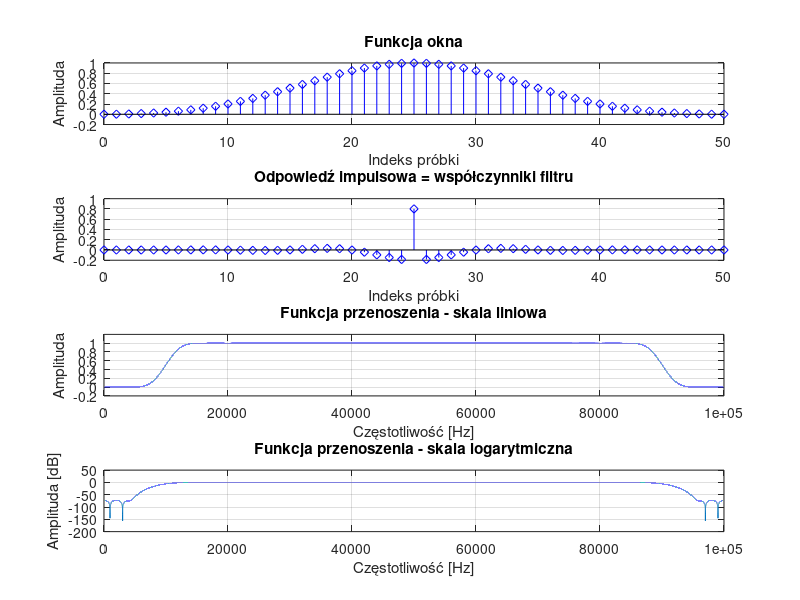

Write the MATLAB code that produced this figure.
% spectral reversal

%clear; clc; close all;

%% Definicja filtru
filterOrder = 50;           % Rząd filtru
cutoffFreq = 0.2;           % Częstotliwość graniczna wyrażona jako ułamek
                            % częstotliwości Nyquista ( 0 - 1.0 )

% Definicja funkcji okna filtru:
% rectwin - okno prostokątne (jak w poprzednich zadaniach)
% blackman
% hamming
% hanning
window = blackman( filterOrder + 1 );
%window = AAA
%% Wykres funkcji okna
sampleIdx = 0:filterOrder;  % Wektor indeksów próbek

figure(1), subplot( 4, 1, 1 ); stem( sampleIdx, window,'bd-'); title( 'Funkcja okna' );
grid on;
xlabel('Indeks próbki');
ylabel('Amplituda');

%% Wyznacznie i wyświetlanie odpowiedzi impulsowej

% Odpowiedź impulsową, czyli współczynniki filtru (!) wyznaczamy z użyciem 
% wbudowanej funkcji fir1. Argumenty:
% * rząd filtru
% * częstotliwość graniczna wyrażona jako ułamek częstotliwości Nyquista
% * typ filtru: 
%     low = dolnoprzepustowy, 
%     high = górnoprzepustowy, 
%     bandpass = pasmowo-przepustowy
%     stop = pasmowo-zaporowy
% * okno filtru
% Dokumentacja: https://uk.mathworks.com/help/signal/ref/fir1.html
impulseResponse = fir1( filterOrder, cutoffFreq, 'high', window );

% Wykres odpowiedzi impulsowej
subplot(4,1,2); stem( sampleIdx, impulseResponse,'bd-'); 
title('Odpowiedź impulsowa = współczynniki filtru');
grid on;
xlabel('Indeks próbki');
ylabel('Amplituda');

%% Wyznacznie i wyświetlanie funkcji przenoszenia filtru

zeroPadding = 1e5;          % Dopełnienie zerami wag filtru dla DTFT

% Wyliczenie widma - nie musimy sami dokładać zer, funkcja fft zrobi to za
% nas w jednym kroku:
spectrum = abs( fft( impulseResponse, zeroPadding) );

spectrumIdx = [ 0:zeroPadding-1 ];  % Indeksy prążków - DO ZAMIANY NA CZĘSTOTLIWOŚCI!!!

% Wykresy widma w skali liniowej i logarytmicznej
subplot(4,1,3); plot( spectrumIdx, spectrum ); title( 'Funkcja przenoszenia - skala liniowa' )
ylim( [ -0.2 1.2 ] );
grid on;
xlabel('Częstotliwość [Hz]');
ylabel('Amplituda');

subplot(4,1,4); plot( spectrumIdx, 20*log10( spectrum ) ); title( 'Funkcja przenoszenia - skala logarytmiczna' )
grid on;
xlabel('Częstotliwość [Hz]');
ylabel('Amplituda [dB]');

% Obliczenie wzmocnienia w paśmie zaporowym
cutoffIdx = round(cutoffFreq * (zeroPadding-1) + 1);
stopbandSpectrum = spectrum(cutoffIdx:end);
[stopbandMinValue, stopbandMinIdx] = min(stopbandSpectrum);

stopbandAmplitude = stopbandMinValue / max(spectrum);

stopbandAmplitude_dB = 20 * log10(stopbandAmplitude);

disp(['Oszacowane wzmocnienie w paśmie zaporowym: ', num2str(stopbandAmplitude_dB), ' dB']);